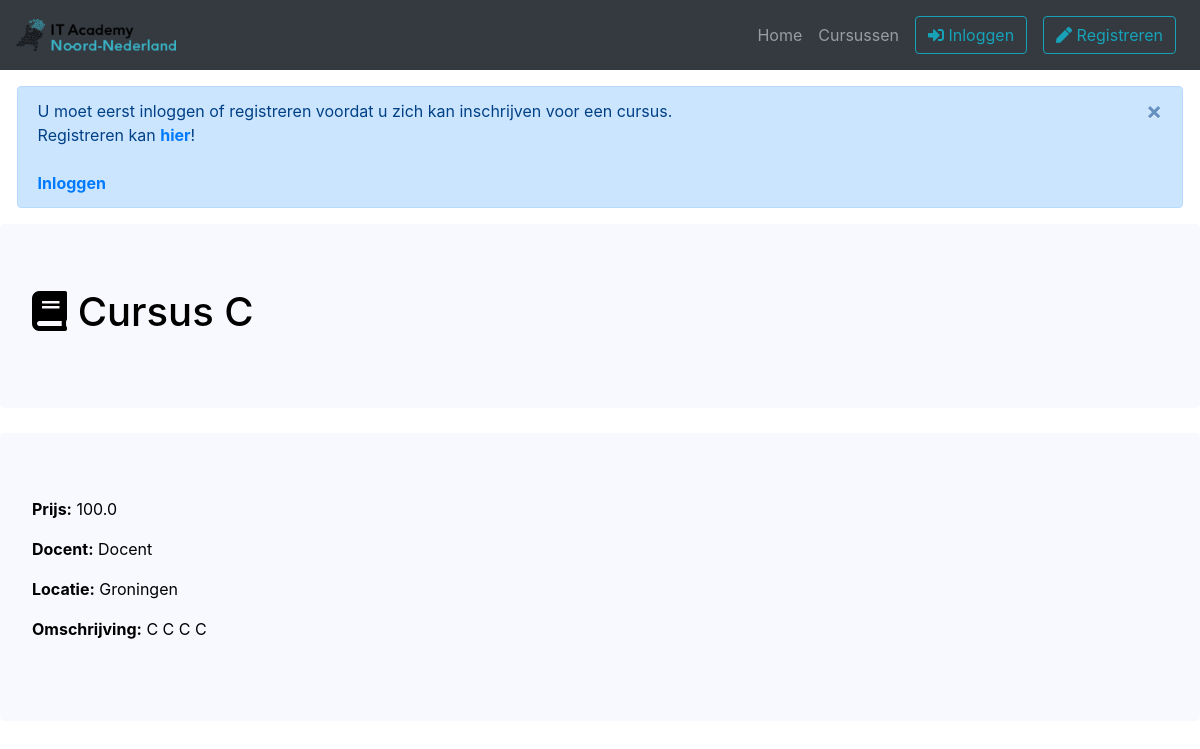
Screenshot of /cursus/C/2 with the database file from the repository.
### project/models.py (models this page shows, shortened)
class Course(db.Model):
    __tablename__ = 'courses'
    id              = db.Column(db.Integer, primary_key=True)
    teacher_id      = db.Column(db.Integer, db.ForeignKey("users.id"), nullable=False)
    language_id     = db.Column(db.Integer, db.ForeignKey("languages.id"), nullable=False)
    location        = db.Column(db.Text, nullable=False)
    cost            = db.Column(db.Float, nullable=False)
    description     = db.Column(db.Text, nullable=False)

class User(db.Model, UserMixin):
    __tablename__ = 'users'
    id = db.Column(db.Integer, primary_key=True)
    email       = db.Column(db.String(64), unique=True, index=True, nullable=False)
    username    = db.Column(db.String(64), unique=True, index=True, nullable=False)
    password    = db.Column(db.String(128), nullable=False)
    role_id     = db.Column(db.Integer, db.ForeignKey("roles.id"), nullable=False)

### project/views.py (the view)
@standaard_blueprint.route('/cursus/<language>/<course_id>')
def cursus(language, course_id):
    if current_user.is_anonymous:
        flash(Markup('U moet eerst inloggen of registreren voordat u zich kan inschrijven voor een cursus. <br> Registreren kan <b><a href="' + url_for('standaard.register') + '">hier</a></b>! <br><br> <b><a href="' + url_for('standaard.login') + '">Inloggen</a></b>'))
    course =   Course.query\
                .filter_by(id=course_id)\
                .join(Language, Course.language_id == Language.id)\
                .join(User, Course.teacher_id == User.id)\
                .add_columns(Course.id, Course.language_id, Language.language, User.username, Course.location, Course.cost, Course.description).first_or_404()
    discount = False
    korting = Korting()
    if current_user.is_authenticated:
        if Attendee.query.filter_by(user_id = current_user.id).first() != None:
            discount = True
    return render_template('cursus.html', course=course, discount = discount, korting=korting)

### project/__init__.py (called while the page is built)
@app.context_processor
def inject_time_related_functions():
    return dict(date_now=datetime.now().date(), td=timedelta, dt=datetime, t=time())

### project/models.py (called while the page is built)
def Korting():
    korting = 0.5 # 50%
    return korting

### project/templates/cursus.html (shortened to what this page needs)
{% extends "base.html" %}
{% block content %}
<div class="jumbotron m-0">
    <h1><i class="fas fa-book"></i> Cursus {{ course.language }}</h1>
</div>
<div class="jumbotron">
    <p> {% if discount == True %}
        <b>Prijs:</b> <s>{{ course.cost}}</s> {{ course.cost*korting }}
        {% else %}
        <b>Prijs:</b> {{ course.cost}}
        {% endif %}
    </p>
    <p> <b>Docent:</b> {{ course.username}} </p>
    <p> <b>Locatie:</b> {{ course.location}} </p>
    <p> <b>Omschrijving:</b> {{ course.description }} </p>
</div>
{% endblock %}

### project/static/stylesheet.css (style rules this page uses)
html { background-color: white; }
.jumbotron { background-color:ghostwhite !important; margin-top: 25px; color: black; }

### rows the page displays
Course: cost "100.0", location "Groningen", description "C C C C"
User: username "Docent"

### other values shown
{{ message }} "U moet eerst inloggen of registreren voordat u zich kan inschrijven voor een cursus. Registreren kan hier ! Inloggen"
{{ course.language }} "C"
